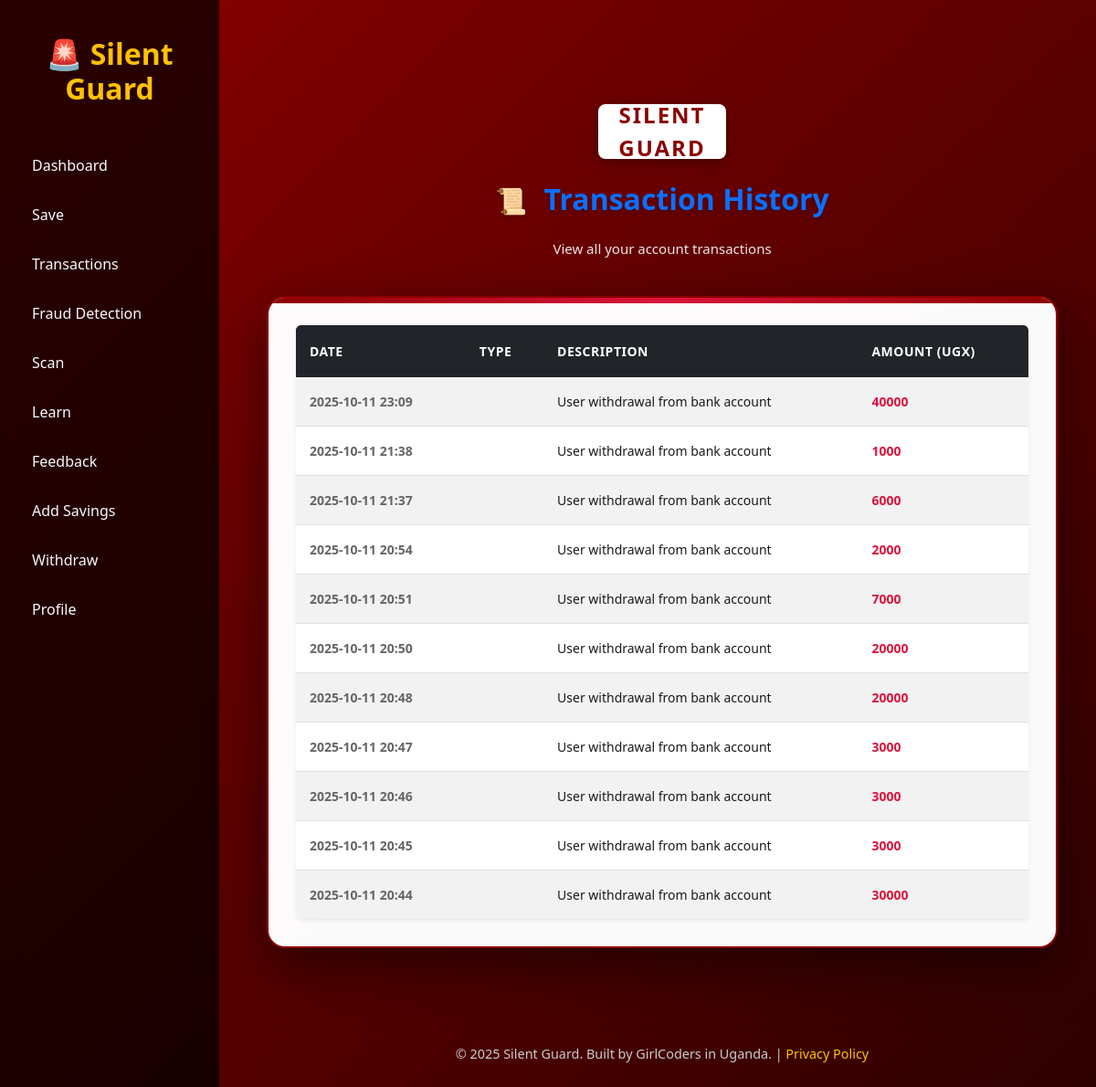
Screenshot of /transaction-history/ (signed in) with the database file from the repository.
### home/models.py (models this page shows, shortened)
class Transaction(models.Model):
    CATEGORY_CHOICES = [
        ("Deposit", "Deposit"),
        ("Withdrawal", "Withdrawal"),
        ("Transfer", "Transfer"),
        ("Purchase", "Purchase"),
        ("Bill Payment", "Bill Payment"),
        ("Other", "Other"),
    ]
    user = models.ForeignKey(settings.AUTH_USER_MODEL, on_delete=models.CASCADE)
    amount = models.DecimalField(max_digits=10, decimal_places=2)
    category = models.CharField(max_length=50, choices=CATEGORY_CHOICES, null=False, default="Other")
    description = models.TextField(blank=True, null=True)
    timestamp = models.DateTimeField(auto_now_add=True)

### home/views.py (the view)
# urls.py: path("transaction-history/", views.transaction_history, name="transaction_history"),
@login_required
def transaction_history(request):
    transactions = Transaction.objects.filter(user=request.user).order_by('-timestamp')
    return render(request, "transactions.html", {"transactions": transactions})

### home/templates/transactions.html (shortened to what this page needs)
{% extends 'base.html' %}
{% block content %}
<div class="transaction-wrapper">
    <div class="container mt-4">
        <div class="page-header">
            <div class="brand-logo">SILENT GUARD</div>
            <h3 class="mb-4 text-center text-primary"><span class="header-icon">📜</span> Transaction History</h3>
            <p class="subtitle">View all your account transactions</p>
        </div>
        <div class="table-container">
            {% if transactions %}
            <table class="table table-striped table-hover shadow-sm rounded">
                <thead class="table-dark">
                    <tr>
                        <th>Date</th>
                        <th>Type</th>
                        <th>Description</th>
                        <th>Amount (UGX)</th>
                    </tr>
                </thead>
                <tbody>
                    {% for t in transactions %}
                    <tr>
                        <td>{{ t.timestamp|date:"Y-m-d H:i" }}</td>
                        <td>{{ t.transaction_type|title }}</td>
                        <td>{{ t.description }}</td>
                        <td>{{ t.amount|floatformat:0 }}</td>
                    </tr>
                    {% endfor %}
                </tbody>
            </table>
            {% else %}
            <div class="empty-state">
                <span class="empty-icon">📊</span>
                <p>No transactions found. Start using your account to see your transaction history here.</p>
            </div>
            {% endif %}
        </div>
    </div>
</div>
{% endblock %}

### home/templates/base.html (shortened to what this page needs)
<!DOCTYPE html>
<html lang="en">
<head>
    <link href="https://cdn.jsdelivr.net/npm/bootstrap@5.3.0/dist/css/bootstrap.min.css" rel="stylesheet">
</head>
<body>
    <div class="sidebar">
        <h2>🚨 Silent Guard</h2>
        <a href="{% url 'savings_dashboard' %}">Dashboard</a>
        <a href="{% url 'set_savings_goal' %}">Save</a>
        <a href="{% url 'transaction_history' %}">Transactions</a>
        <a href="{% url 'dashboard' %}">Fraud Detection</a>
        <a href="{% url 'scan_message' %}">Scan</a>
        <a href="{% url 'learn' %}">Learn</a>
        <a href="{% url 'submit_feedback' %}">Feedback</a>
        <a href="{% url 'add_savings' %}">Add Savings</a>
        <a href="{% url 'withdraw_money' %}">Withdraw</a>
        <a href="{% url 'profile' %}">Profile</a>
    </div>
    <div class="main-container">
        {% block content %}{% endblock %}
        <footer>
            <p>© 2025 Silent Guard. Built by GirlCoders in Uganda. | <a href="#">Privacy Policy</a></p>
        </footer>
    </div>
</body>
</html>

### home/templates/base.html (style rules this page uses)
body { margin: 0; font-family: 'Segoe UI', Tahoma, Geneva, Verdana, sans-serif; background: linear-gradient(135deg, #141e30, #243b55); color: #f8f9fa; min-height: 100vh; display: flex; }
.sidebar { width: 240px; background: rgba(0, 0, 0, 0.7); backdrop-filter: blur(10px); padding-top: 40px; position: fixed; top: 0; left: 0; bottom: 0; overflow-y: auto; }
.sidebar h2 { color: #ffc107; text-align: center; font-weight: 700; margin-bottom: 40px; }
.sidebar a { display: block; color: #f8f9fa; text-decoration: none; padding: 12px 20px; margin: 6px 15px; border-radius: 10px; transition: 0.3s; font-weight: 500; }
.main-container { margin-left: 250px; padding: 30px; flex: 1; }
footer { text-align: center; padding: 15px; color: #ccc; font-size: 0.9rem; margin-top: 30px; }
footer a { color: #ffc107; text-decoration: none; }

### home/templates/transactions.html (style rules this page uses)
body { background: linear-gradient(135deg, #8B0000 0%, #2C0000 100%); min-height: 100vh; font-family: 'Segoe UI', Tahoma, Geneva, Verdana, sans-serif; }
.transaction-wrapper { min-height: 100vh; padding: 60px 0; }
.page-header { text-align: center; margin-bottom: 40px; animation: fadeIn 0.8s ease-in-out; }
.brand-logo { width: 140px; height: 60px; background: white; margin: 0 auto 25px; border-radius: 8px; display: flex; align-items: center; justify-content: center; font-weight: bold; font-size: 24px; color: #8B0000; letter-spacing: 2px; box-shadow: 0 4px 15px rgba(0, 0, 0, 0.3); }
.page-header h3 { color: white; font-weight: 700; font-size: 32px; margin-bottom: 10px; text-shadow: 0 2px 4px rgba(0, 0, 0, 0.3); }
.header-icon { font-size: 28px; margin-right: 10px; }
.subtitle { color: rgba(255, 255, 255, 0.9); font-size: 15px; }
.table-container { background: rgba(255, 255, 255, 0.98); border-radius: 20px; padding: 30px; box-shadow: 0 20px 60px rgba(0, 0, 0, 0.5); border: 2px solid #8B0000; position: relative; overflow: hidden; animation: slideUp 0.8s ease-out; }
.table-container::before { content: ''; position: absolute; top: 0; left: 0; right: 0; height: 6px; background: linear-gradient(90deg, #8B0000 0%, #DC143C 50%, #8B0000 100%); }
.table { margin-bottom: 0; color: #1a1a1a; }
.table-striped { border-radius: 12px; overflow: hidden; }
.table-hover tbody tr { transition: all 0.3s ease; }
.table-dark { background: linear-gradient(135deg, #8B0000 0%, #DC143C 100%); color: white; }
.table-dark th { border: none; padding: 18px 15px; font-weight: 700; font-size: 14px; text-transform: uppercase; letter-spacing: 0.5px; text-align: left; }
.table tbody td { padding: 16px 15px; vertical-align: middle; border-bottom: 1px solid #e0e0e0; font-size: 14px; }
.table tbody tr:last-child td { border-bottom: none; }
.table tbody tr td:first-child { font-weight: 600; color: #666; }
.table tbody tr td:nth-child(2) { font-weight: 700; color: #8B0000; text-transform: capitalize; }
.table tbody tr td:nth-child(3) { color: #1a1a1a; }
.table tbody tr td:nth-child(4) { font-weight: 700; color: #DC143C; }

### rows the page displays
Transaction: timestamp "2025-10-11 23:09", description "User withdrawal from bank account", amount "40000"
Transaction: timestamp "2025-10-11 21:38", description "User withdrawal from bank account", amount "1000"
Transaction: timestamp "2025-10-11 21:37", description "User withdrawal from bank account", amount "6000"
Transaction: timestamp "2025-10-11 20:54", description "User withdrawal from bank account", amount "2000"
Transaction: timestamp "2025-10-11 20:51", description "User withdrawal from bank account", amount "7000"
Transaction: timestamp "2025-10-11 20:50", description "User withdrawal from bank account", amount "20000"
Transaction: timestamp "2025-10-11 20:48", description "User withdrawal from bank account", amount "20000"
Transaction: timestamp "2025-10-11 20:47", description "User withdrawal from bank account", amount "3000"
Transaction: timestamp "2025-10-11 20:46", description "User withdrawal from bank account", amount "3000"
Transaction: timestamp "2025-10-11 20:45", description "User withdrawal from bank account", amount "3000"
Transaction: timestamp "2025-10-11 20:44", description "User withdrawal from bank account", amount "30000"
